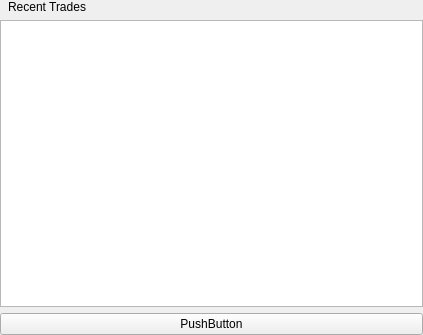
<?xml version="1.0" encoding="UTF-8"?>
<ui version="4.0">
 <class>RecentTradesWidget</class>
 <widget class="QWidget" name="RecentTradesWidget">
  <property name="geometry">
   <rect>
    <x>0</x>
    <y>0</y>
    <width>423</width>
    <height>335</height>
   </rect>
  </property>
  <property name="windowTitle">
   <string>Form</string>
  </property>
  <layout class="QVBoxLayout" name="verticalLayout">
   <property name="leftMargin">
    <number>0</number>
   </property>
   <property name="topMargin">
    <number>0</number>
   </property>
   <property name="rightMargin">
    <number>0</number>
   </property>
   <property name="bottomMargin">
    <number>0</number>
   </property>
   <item>
    <widget class="QLabel" name="label">
     <property name="text">
      <string>Recent Trades</string>
     </property>
     <property name="textFormat">
      <enum>Qt::AutoText</enum>
     </property>
     <property name="scaledContents">
      <bool>false</bool>
     </property>
     <property name="margin">
      <number>4</number>
     </property>
     <property name="indent">
      <number>8</number>
     </property>
     <property name="openExternalLinks">
      <bool>false</bool>
     </property>
    </widget>
   </item>
   <item>
    <widget class="QTableView" name="tableView"/>
   </item>
   <item>
    <widget class="QPushButton" name="pushButton">
     <property name="text">
      <string>PushButton</string>
     </property>
    </widget>
   </item>
  </layout>
 </widget>
 <resources/>
 <connections/>
</ui>
